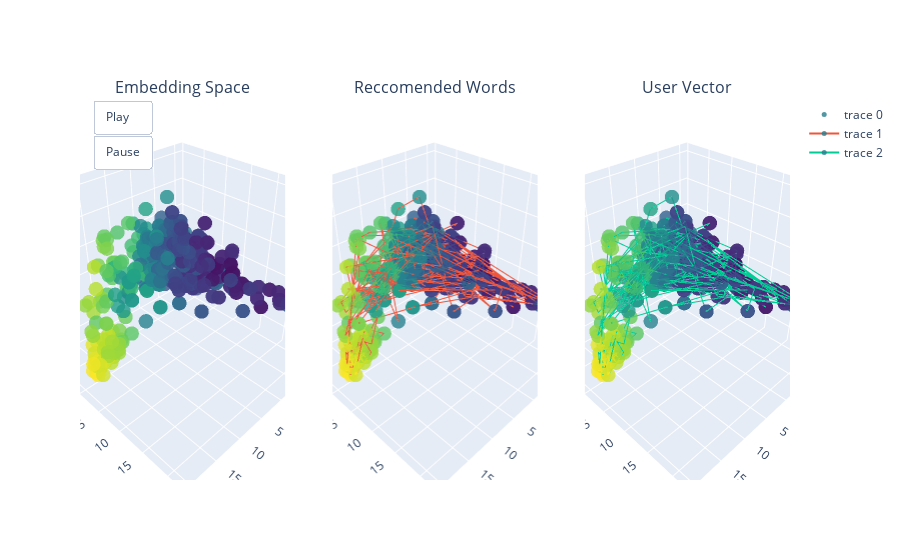

This figure's notebook cell:
### Code cell
from art_rec_bog import ArtRecSystem
import os
os.environ['GARS_PROJ'] = '/home/john/senior_proj/real/GARS/src/'
x = ArtRecSystem(metric="cosine")
from sklearn.decomposition import PCA
from sklearn.preprocessing import StandardScaler
import plotly.graph_objects as go
from plotly.subplots import make_subplots
def plot_stuff(plaintext_words, total_embeddings, user_embedings):

    pca = PCA(n_components=3)
    scaler = StandardScaler()

    # Scale the data
    x = scaler.fit_transform(total_embeddings)

    # Apply PCA
    z = pca.fit_transform(x)

    # Create subplots (though here we're only using one plot; adjust if needed)
    fig = make_subplots(rows=1, cols=3, specs=[[{'type': 'scatter3d'},{'type': 'scatter3d'},{'type': 'scatter3d'}]], subplot_titles=("Embedding Space", "Reccomended Words", "User Vector"))

    # Add the scatter plot
    fig.add_trace(
        go.Scatter3d(
            x=z[:, 0],  # First PCA component
            y=z[:, 1],  # Second PCA component
            z=z[:, 2],  # Third PCA component
            mode='markers',
            marker=dict(
                size=5,
                color=z[:, 0],  # Color points by the first PCA component
                colorscale='Viridis',  # Color scale
                opacity=0.8,
            ),
            text=plaintext_words,  # Labels for each point
        ),
        row=1, col=1
    )
    fig.add_trace(go.Scatter3d(
            x=z[:, 0],  # First PCA component
            y=z[:, 1],  # Second PCA component
            z=z[:, 2],  # Third PCA component
            mode='lines+markers',
            marker=dict(
                size=5,
                color=z[:, 0],  # Color points by the first PCA component
                colorscale='Viridis',  # Color scale
                opacity=0.8,
            ),
            
            text=plaintext_words,  # Labels for each point
       
   ),
        
        row=1, col=2

    )
    fig.add_trace(go.Scatter3d(
            x=z[:, 0],  # First PCA component
            y=z[:, 1],  # Second PCA component
            z=z[:, 2],  # Third PCA component
            mode='lines+markers',
            marker=dict(
                size=5,
                color=z[:, 0],  # Color points by the first PCA component
                colorscale='Viridis',  # Color scale
                opacity=0.8,
            ),
            
            
            text=plaintext_words,  # Labels for each point
        ),
        
        
        row=1, col=3

    )
    sliders = [dict(steps=[dict(method='animate',
                                args=[[f'name-{i}'],
                                    dict(mode='immediate',
                                        frame=dict(duration=500, redraw=True),
                                        fromcurrent=True)],
                                label=f'Frame {i}')
                        for i, _ in enumerate(fig.frames)],
                    transition=dict(duration=300),
                    x=0,  # Slider starting position
                    y=0,  # Slider vertical position
                    currentvalue=dict(font=dict(size=12), 
                                    prefix='Frame: ', 
                                    visible=True, 
                                    xanchor='center'),  
                    len=1.0)]  # Slider length

    # Add play and stop buttons
    updatemenus = [dict(type="buttons",
                        showactive=False,
                        y=1,  # Button vertical position
                        x=0.1,  # Button horizontal position
                        xanchor='right',
                        yanchor='top',
                        buttons=[dict(label="Play",
                                    method="animate",
                                    args=[None, dict(frame=dict(duration=500, redraw=True), 
                                                    fromcurrent=True, 
                                                    transition=dict(duration=300))]),
                                dict(label="Pause",
                                    method="animate",
                                    args=[[None], dict(frame=dict(duration=0, redraw=False),
                                                        mode='immediate')])])]

    # Update the layout with sliders and buttons
    fig.update_layout(sliders=sliders, updatemenus=updatemenus)
    frames = [
    go.Frame(

        data=[go.Scatter3d(
            x=z[:, 0][0:k],
            y=z[:, 1][0:k],
            z=z[:, 2][0:k],
            mode='lines+markers',
            marker=dict(
                size=5,
                colorscale='Viridis',
                opacity=0.8,
            )
        )],
        traces=[1],
    )
    for k in range(1,10)
]
    
    fig.frames = frames
    
    # Show the plot
    fig.show()


plot_stuff(x._plaintext_words, x._all_embeddings, x._user_matrix)

### Figure 1 — Plotly figure (JSON) as saved in the notebook; plotly's stock layout.template omitted (floating-point values rounded to 4 significant figures; data arrays with more than 128 entries replaced by an {"elided": "..."} marker saying what was removed)
{"data": [{"marker": {"color": {"elided": "550 float values"}, "colorscale": [[0, "#440154"], [0.1111, "#482878"], [0.2222, "#3e4989"], [0.3333, "#31688e"], [0.4444, "#26828e"], [0.5556, "#1f9e89"], [0.6667, "#35b779"], [0.7778, "#6ece58"], [0.8889, "#b5de2b"], [1, "#fde725"]], "opacity": 0.8, "size": 5}, "mode": "markers", "scene": "scene", "text": {"elided": "550 str values"}, "type": "scatter3d", "x": {"elided": "550 float values"}, "y": {"elided": "550 float values"}, "z": {"elided": "550 float values"}}, {"marker": {"color": {"elided": "550 float values"}, "colorscale": [[0, "#440154"], [0.1111, "#482878"], [0.2222, "#3e4989"], [0.3333, "#31688e"], [0.4444, "#26828e"], [0.5556, "#1f9e89"], [0.6667, "#35b779"], [0.7778, "#6ece58"], [0.8889, "#b5de2b"], [1, "#fde725"]], "opacity": 0.8, "size": 5}, "mode": "lines+markers", "scene": "scene2", "text": {"elided": "550 str values"}, "type": "scatter3d", "x": {"elided": "550 float values"}, "y": {"elided": "550 float values"}, "z": {"elided": "550 float values"}}, {"marker": {"color": {"elided": "550 float values"}, "colorscale": [[0, "#440154"], [0.1111, "#482878"], [0.2222, "#3e4989"], [0.3333, "#31688e"], [0.4444, "#26828e"], [0.5556, "#1f9e89"], [0.6667, "#35b779"], [0.7778, "#6ece58"], [0.8889, "#b5de2b"], [1, "#fde725"]], "opacity": 0.8, "size": 5}, "mode": "lines+markers", "scene": "scene3", "text": {"elided": "550 str values"}, "type": "scatter3d", "x": {"elided": "550 float values"}, "y": {"elided": "550 float values"}, "z": {"elided": "550 float values"}}], "layout": {"annotations": [{"font": {"size": 16}, "showarrow": false, "text": "Embedding Space", "x": 0.1444, "xanchor": "center", "xref": "paper", "y": 1, "yanchor": "bottom", "yref": "paper"}, {"font": {"size": 16}, "showarrow": false, "text": "Reccomended Words", "x": 0.5, "xanchor": "center", "xref": "paper", "y": 1, "yanchor": "bottom", "yref": "paper"}, {"font": {"size": 16}, "showarrow": false, "text": "User Vector", "x": 0.8556, "xanchor": "center", "xref": "paper", "y": 1, "yanchor": "bottom", "yref": "paper"}], "scene": {"domain": {"x": [0, 0.2889], "y": [0, 1]}}, "scene2": {"domain": {"x": [0.3556, 0.6444], "y": [0, 1]}}, "scene3": {"domain": {"x": [0.7111, 1], "y": [0, 1]}}, "sliders": [{"currentvalue": {"font": {"size": 12}, "prefix": "Frame: ", "visible": true, "xanchor": "center"}, "len": 1, "transition": {"duration": 300}, "x": 0, "y": 0}], "updatemenus": [{"buttons": [{"args": [null, {"frame": {"duration": 500, "redraw": true}, "fromcurrent": true, "transition": {"duration": 300}}], "label": "Play", "method": "animate"}, {"args": [[null], {"frame": {"duration": 0, "redraw": false}, "mode": "immediate"}], "label": "Pause", "method": "animate"}], "showactive": false, "type": "buttons", "x": 0.1, "xanchor": "right", "y": 1, "yanchor": "top"}]}}
